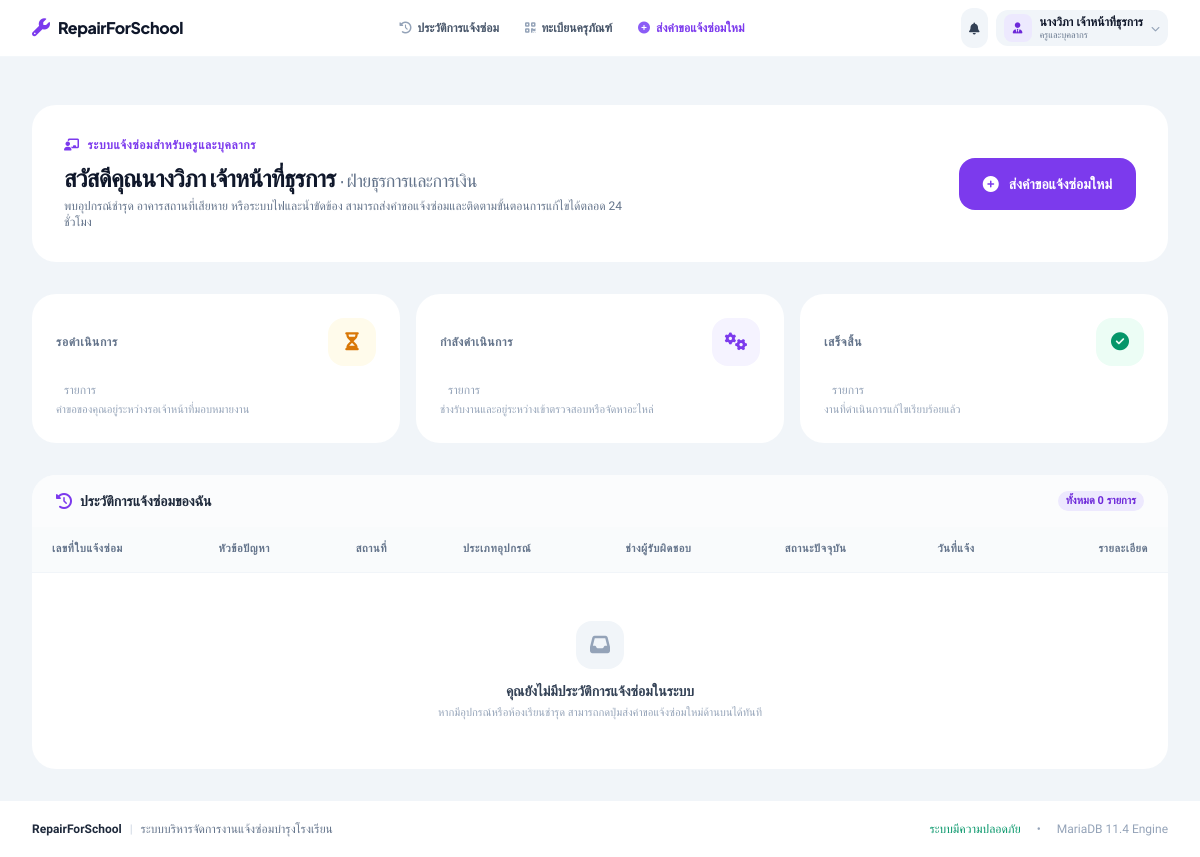
The app's page /pages/teacher/dashboard.php (signed in), older data.
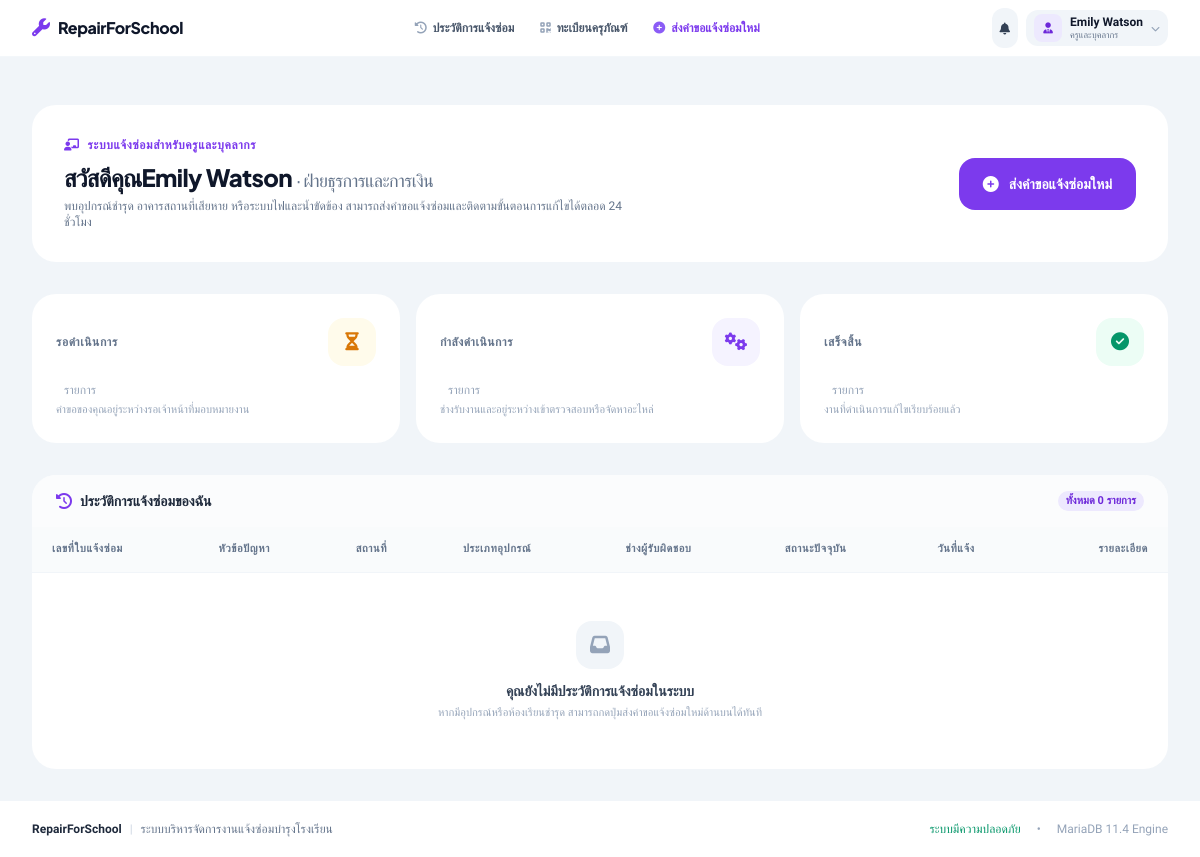
The same page, newer data.
### tables this page shows
CREATE TABLE `users` (
  `id`            INT UNSIGNED NOT NULL AUTO_INCREMENT,
  `username`      VARCHAR(50)  NOT NULL UNIQUE,
  `email`         VARCHAR(100) NOT NULL UNIQUE,
  `password_hash` VARCHAR(255) NOT NULL,
  `full_name`     VARCHAR(100) NOT NULL,
  `role`          ENUM('admin', 'teacher', 'technician') NOT NULL DEFAULT 'teacher',
  `department`    VARCHAR(100) DEFAULT NULL COMMENT 'กลุ่มสาระฯ / ฝ่ายงาน',
  `phone`         VARCHAR(20)  DEFAULT NULL,
  `is_active`     TINYINT(1)   NOT NULL DEFAULT 1,
  `created_at`    TIMESTAMP    NOT NULL DEFAULT CURRENT_TIMESTAMP,
  `updated_at`    TIMESTAMP    NOT NULL DEFAULT CURRENT_TIMESTAMP ON UPDATE CURRENT_TIMESTAMP,
  PRIMARY KEY (`id`),
  INDEX `idx_role` (`role`),
  INDEX `idx_is_active` (`is_active`)
);

### src/Core/Session.php (called while the page is built, shortened)
<?php
class Session
{
    public static function get(string $key, mixed $default = null): mixed
    {
        return $_SESSION[$key] ?? $default;
    }
    public static function has(string $key): bool
    {
        return isset($_SESSION[$key]);
    }
}

### src/Core/Auth.php (called while the page is built, shortened)
<?php
class Auth
{
    private static ?User $cachedUser = null;
    public static function check(): bool
    {
        return Session::has(self::SESSION_KEY);
    }
    public static function user(): ?User
    {
        if (self::$cachedUser === null) {
            $userId = (int)Session::get(self::SESSION_KEY);
            self::$cachedUser = User::find($userId);
        }
        return self::$cachedUser;
    }
    public static function role(): ?string
    {
        return self::check() ? (string)Session::get(self::SESSION_ROLE) : null;
    }
}

### src/Core/Model.php (called while the page is built, shortened)
<?php
abstract class Model
{
    protected static string $table = '';
    protected static string $primaryKey = 'id';
    protected array $attributes = [];
    public function __construct(array $attributes = [])
    {
        $this->attributes = $attributes;
    }
    public function __get(string $name): mixed
    {
        return $this->attributes[$name] ?? null;
    }
    public function __isset(string $name): bool
    {
        return isset($this->attributes[$name]);
    }
    public static function find(int $id): ?static
    {
        $table = static::$table;
        $pk = static::$primaryKey;
        $sql = "SELECT * FROM `{$table}` WHERE `{$pk}` = :id LIMIT 1";
        $row = Database::fetchOne($sql, ['id' => $id]);
        return $row ? new static($row) : null;
    }
}

### src/Core/Database.php (called while the page is built, shortened)
<?php
class Database
{
    private static ?PDO $instance = null;
    public static function getConnection(): PDO
    {
        if (self::$instance === null) {
            $host = getenv('DB_HOST') ?: '127.0.0.1';
            $port = getenv('DB_PORT') ?: '3306';
            $dbname = getenv('DB_DATABASE') ?: 'repair_system_db';
            $username = getenv('DB_USERNAME') ?: 'root';
            $password = getenv('DB_PASSWORD') !== false ? getenv('DB_PASSWORD') : '';
            $charset = getenv('DB_CHARSET') ?: 'utf8mb4';
            $dsn = "mysql:host={$host};port={$port};dbname={$dbname};charset={$charset}";
            $options = [
                PDO::ATTR_ERRMODE => PDO::ERRMODE_EXCEPTION,
                PDO::ATTR_DEFAULT_FETCH_MODE => PDO::FETCH_ASSOC,
                PDO::ATTR_EMULATE_PREPARES => false,
            ];
            try {
                self::$instance = new PDO($dsn, $username, $password, $options);
                self::$instance->exec("SET NAMES {$charset} COLLATE {$charset}_unicode_ci");
            } catch (PDOException $e) {
                if ($e->getCode() === 1049) {
                    $serverDsn = "mysql:host={$host};port={$port};charset={$charset}";
                    self::$instance = new PDO($serverDsn, $username, $password, $options);
                    self::$instance->exec("SET NAMES {$charset} COLLATE {$charset}_unicode_ci");
                } else {
                    throw new RuntimeException("Database connection error: " . $e->getMessage(), (int)$e->getCode(), $e);
                }
            }
        }
        return self::$instance;
    }
    public static function query(string $sql, array $params = []): \PDOStatement
    {
        $stmt = self::getConnection()->prepare($sql);
        $stmt->execute($params);
        return $stmt;
    }
    public static function fetchOne(string $sql, array $params = []): ?array
    {
        $result = self::query($sql, $params)->fetch();
        return $result ?: null;
    }
    private static function loadEnvironment(): void
    {
        $envPath = __DIR__ . '/../../.env';
        if (!file_exists($envPath)) {
            return;
        }
    }
}

### pages/teacher/dashboard.php (the view, shortened to what the changed rows need)
<?php
require_once __DIR__ . '/../layout/header.php';
?>
<div class="max-w-7xl mx-auto px-4 sm:px-6 lg:px-8 py-8 space-y-8">
  <div class="bg-white rounded-3xl p-6 sm:p-8 flex flex-col md:flex-row md:items-center md:justify-between gap-6 relative overflow-hidden">
    <div class="relative z-10">
      <div class="flex items-center gap-2 text-xs font-bold text-violet-600 uppercase tracking-wider mb-2">
        <i class="fa-solid fa-chalkboard-user" aria-hidden="true"></i>
        <span>ระบบแจ้งซ่อมสำหรับครูและบุคลากร</span>
      </div>
      <h1 class="text-2xl font-black text-slate-900 tracking-tight font-display">
        สวัสดีคุณ<?= htmlspecialchars($currentUser->full_name) ?>
        <?php if (!empty($currentUser->department)): ?>
          <span class="text-slate-500 font-medium text-lg">· <?= htmlspecialchars($currentUser->department) ?></span>
        <?php endif; ?>
      </h1>
      <p class="text-xs text-slate-500 mt-1 max-w-xl">
        พบอุปกรณ์ชำรุด อาคารสถานที่เสียหาย หรือระบบไฟและน้ำขัดข้อง สามารถส่งคำขอแจ้งซ่อมและติดตามขั้นตอนการแก้ไขได้ตลอด 24 ชั่วโมง
      </p>
    </div>
  </div>
  <div class="bg-white rounded-3xl overflow-hidden">
    <div class="px-6 py-4 flex items-center justify-between bg-slate-50/60">
      <div class="flex items-center gap-2">
        <h2 class="text-sm font-black text-slate-800">ประวัติการแจ้งซ่อมของฉัน</h2>
      </div>
    </div>
    <div class="hidden sm:block overflow-x-auto">
      <table class="min-w-full divide-y divide-slate-100">
        <thead class="bg-slate-50/80 text-[11px] font-bold text-slate-500 uppercase tracking-wider text-left">
          <tr>
            <th class="px-5 py-3.5">เลขที่ใบแจ้งซ่อม</th>
            <th class="px-5 py-3.5">หัวข้อปัญหา</th>
            <th class="px-5 py-3.5">สถานที่</th>
            <th class="px-5 py-3.5">ประเภทอุปกรณ์</th>
            <th class="px-5 py-3.5">ช่างผู้รับผิดชอบ</th>
            <th class="px-5 py-3.5">สถานะปัจจุบัน</th>
            <th class="px-5 py-3.5">วันที่แจ้ง</th>
            <th class="px-5 py-3.5 text-right">รายละเอียด</th>
          </tr>
        </thead>
      </table>
    </div>
  </div>
</div>
<?php
require_once __DIR__ . '/../layout/footer.php';
?>

### pages/layout/header.php (shortened to what the changed rows need)
<?php
$currentUser = Auth::user();
$currentRole = Auth::role();
?>
<!doctype html>
<html lang="th" class="h-full">
<head>
  <script src="https://cdn.tailwindcss.com"></script>
  <link rel="stylesheet" href="https://cdnjs.cloudflare.com/ajax/libs/font-awesome/6.5.2/css/all.min.css" />
  <link href="assets/css/app.css" rel="stylesheet">
</head>
<body class="bg-slate-100 text-slate-800 antialiased flex flex-col min-h-[100dvh]">
<header class="sticky top-0 z-40 w-full bg-white text-slate-800 transition-all border-b border-slate-100/80">
  <div class="max-w-[1440px] mx-auto px-4 sm:px-6 lg:px-8">
    <div class="flex items-center justify-between h-14 gap-2">
      <div class="flex items-center gap-2">
        <?php if (Auth::check()): ?>
          <div class="relative" id="notificationMenuWrapper">
            <button
              type="button"
              id="notificationMenuButton"
              onclick="toggleNotificationDropdown()"
              aria-haspopup="true"
              aria-expanded="false"
              aria-label="การแจ้งเตือน"
              class="relative p-2 rounded-xl bg-slate-100 hover:bg-slate-200 text-slate-700 hover:text-slate-900 transition-all focus:outline-none"
            >
              <i class="fa-solid fa-bell text-xs" aria-hidden="true"></i>
            </button>
          </div>
          <div class="relative" id="userMenuWrapper">
            <button
              type="button"
              id="userMenuButton"
              onclick="toggleUserDropdown()"
              aria-haspopup="true"
              aria-expanded="false"
              aria-label="เมนูบัญชีผู้ใช้งาน"
              class="flex items-center gap-2 py-1 px-2 rounded-xl bg-slate-100 hover:bg-slate-200 text-left transition-all focus:outline-none"
            >
              <div class="w-7 h-7 rounded-lg bg-violet-100 text-violet-700 flex items-center justify-center text-[11px] font-bold flex-shrink-0">
                <i class="fa-solid <?= match ($currentRole) {
                  'admin' => 'fa-user-shield',
                  'technician' => 'fa-user-gear',
                  'teacher' => 'fa-user-tie',
                  default => 'fa-user'
                } ?>" aria-hidden="true"></i>
              </div>
              <div class="hidden sm:block">
                <div class="text-xs font-bold text-slate-900 leading-tight max-w-[110px] xl:max-w-[140px] truncate"><?= htmlspecialchars($currentUser->full_name ?? '') ?></div>
                <div class="text-[9px] text-slate-500 font-medium leading-tight">
                  <?= match ($currentRole) {
                    'admin' => 'ผู้ดูแลระบบ',
                    'technician' => 'ช่างเทคนิค',
                    'teacher' => 'ครูและบุคลากร',
                    default => 'ผู้ใช้งาน'
                  } ?>
                </div>
              </div>
              <i class="fa-solid fa-chevron-down text-[9px] text-slate-400" aria-hidden="true"></i>
            </button>
          </div>
        <?php endif; ?>
      </div>
    </div>
  </div>
</header>
<main id="main-content" class="flex-grow">

Row changes from the older to the newer data that the page shows:
changed users "ฝ่ายธุรการและการเงิน": full_name "นางวิภา เจ้าหน้าที่ธุรการ" → "Emily Watson"
